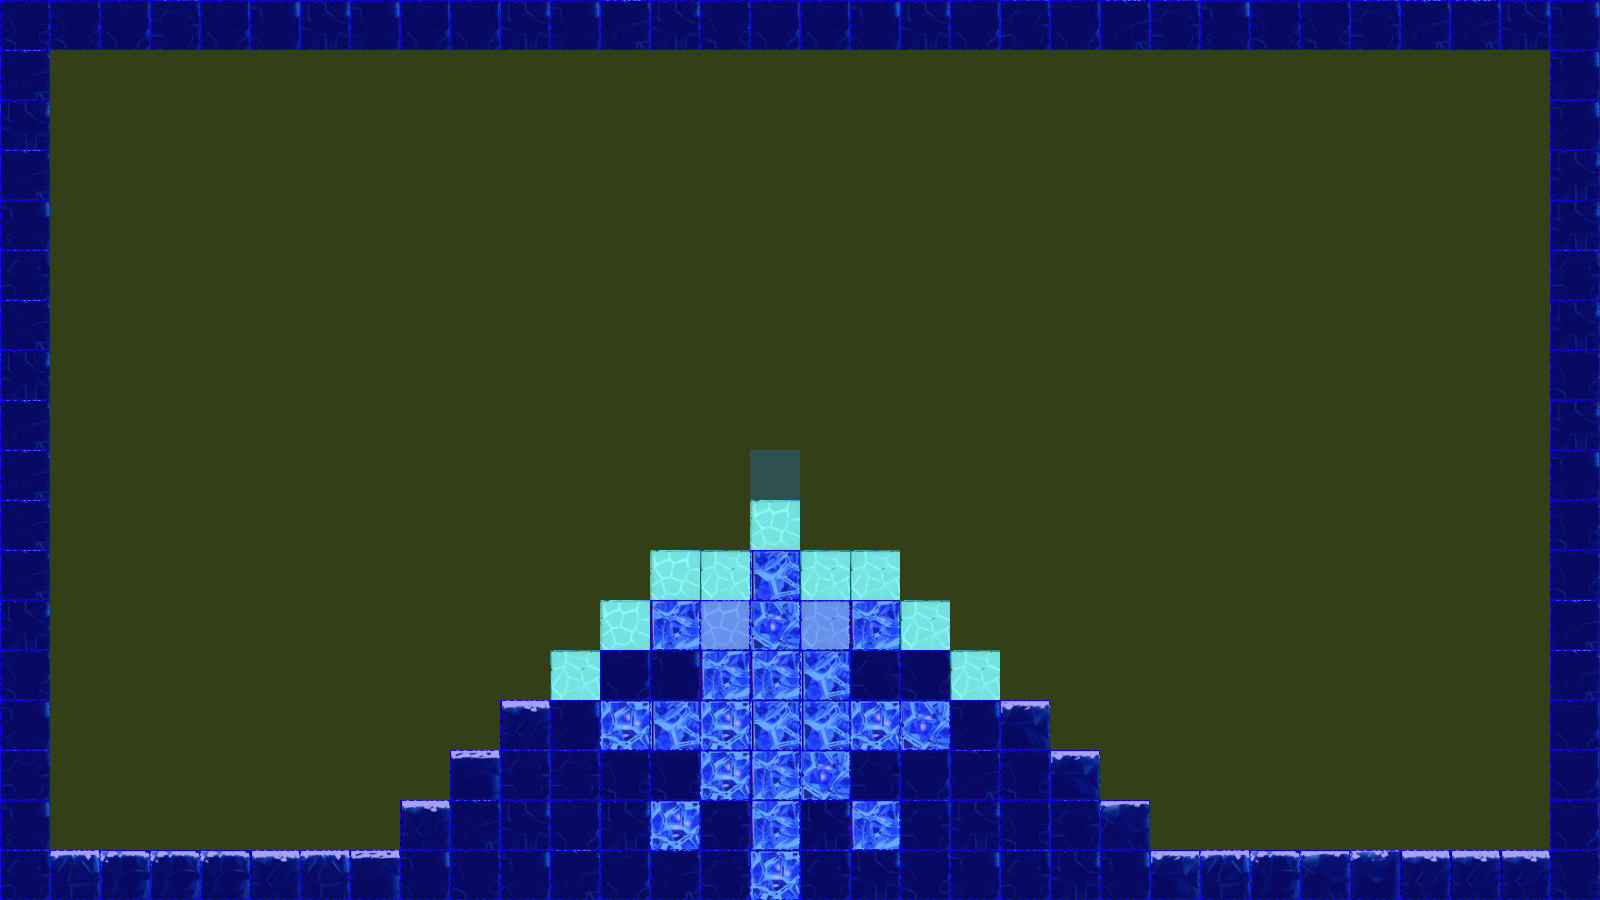

Rendered tile map (Tiled .tmx) drawn with the repository's tilesets; below, a short description and the map source with its tile grids summarised:
An orthogonal 32x18 tile map with 50x50 px tiles, 3 tile layers (terrain, collision, event), 2 tilesets.

<map version="1.0" orientation="orthogonal" renderorder="left-up" width="32" height="18" tilewidth="50" tileheight="50" nextobjectid="3">
 <tileset firstgid="1" name="frozenPlainsTile" tilewidth="50" tileheight="50" tilecount="50" columns="10">
  <image source="tiles/iceTile.png" width="500" height="251" />
  <terraintypes>
   <terrain name="Roche neigeuse" tile="-1" />
   <terrain name="Roche" tile="-1" />
   <terrain name="Glace" tile="-1" />
   <terrain name="Glace verte" tile="-1" />
   <terrain name="Glace mauve" tile="-1" />
   <terrain name="Piques" tile="-1" />
   <terrain name="Cristaux" tile="-1" />
  </terraintypes>
  <tile id="0" terrain="0,0,0,0" />
  <tile id="1" terrain="0,0,0,0" />
  <tile id="2" terrain="0,0,0,0" />
  <tile id="3" terrain="0,0,0,0" />
  <tile id="4" terrain="0,0,0,0" />
  <tile id="5" terrain="0,0,0,0" />
  <tile id="6" terrain="0,0,0,0" />
  <tile id="7" terrain="3,3,3,3" />
  <tile id="8" terrain="3,3,3,3" />
  <tile id="9" terrain="3,3,3,3" />
  <tile id="10" terrain="3,3,3,3" />
  <tile id="11" terrain="3,3,3,3" />
  <tile id="12" terrain="3,3,3,3" />
  <tile id="13" terrain="3,3,3,3" />
  <tile id="14" terrain="4,4,4,4" />
  <tile id="15" terrain="4,4,4,4" />
  <tile id="16" terrain="4,4,4,4" />
  <tile id="17" terrain="4,4,4,4" />
  <tile id="18" terrain="3,3,3,3" />
  <tile id="19" terrain="3,3,3,3" />
  <tile id="20" terrain="3,3,3,3" />
  <tile id="21" terrain="3,3,3,3" />
  <tile id="22" terrain="4,4,4,4" />
  <tile id="23" terrain="4,4,4,4" />
  <tile id="24" terrain="4,4,4,4" />
  <tile id="25" terrain="4,4,4,4" />
  <tile id="26" terrain="3,3,3,3" />
  <tile id="27" terrain="3,3,3,3" />
  <tile id="28" terrain="3,3,3,3" />
  <tile id="29" terrain="3,3,3,3" />
  <tile id="30" terrain="5,5,5,5" />
  <tile id="31" terrain="5,5,5,5" />
  <tile id="32" terrain="5,5,5,5" />
  <tile id="33" terrain="5,5,5,5" />
  <tile id="34" terrain="6,6,6,6" />
  <tile id="35" terrain="6,6,6,6" />
  <tile id="36" terrain="6,6,6,6" />
  <tile id="37" terrain="6,6,6,6" />
  <tile id="40" terrain="1,1,1,1" />
  <tile id="41" terrain="1,1,1,1" />
  <tile id="42" terrain="1,1,1,1" />
  <tile id="43" terrain="1,1,1,1" />
  <tile id="44" terrain="1,1,1,1" />
  <tile id="45" terrain="1,1,1,1" />
  <tile id="46" terrain="2,2,2,2" />
  <tile id="47" terrain="2,2,2,2" />
 </tileset>
 <tileset firstgid="51" name="collisionTile" tilewidth="50" tileheight="50" tilecount="12" columns="3">
  <image source="tiles/collisionTile.png" width="150" height="200" />
 </tileset>
 <layer name="terrain" width="32" height="18">
  <data>[576 cells, 157 non-empty, 19 distinct tile ids]</data>
 </layer>
 <layer name="collision" width="32" height="18">
  <data>[576 cells, 576 non-empty, 3 distinct tile ids]</data>
 </layer>
 <layer name="event" width="32" height="18">
  <data>[576 cells, 1 non-empty, 1 distinct tile ids]</data>
 </layer>
</map>
